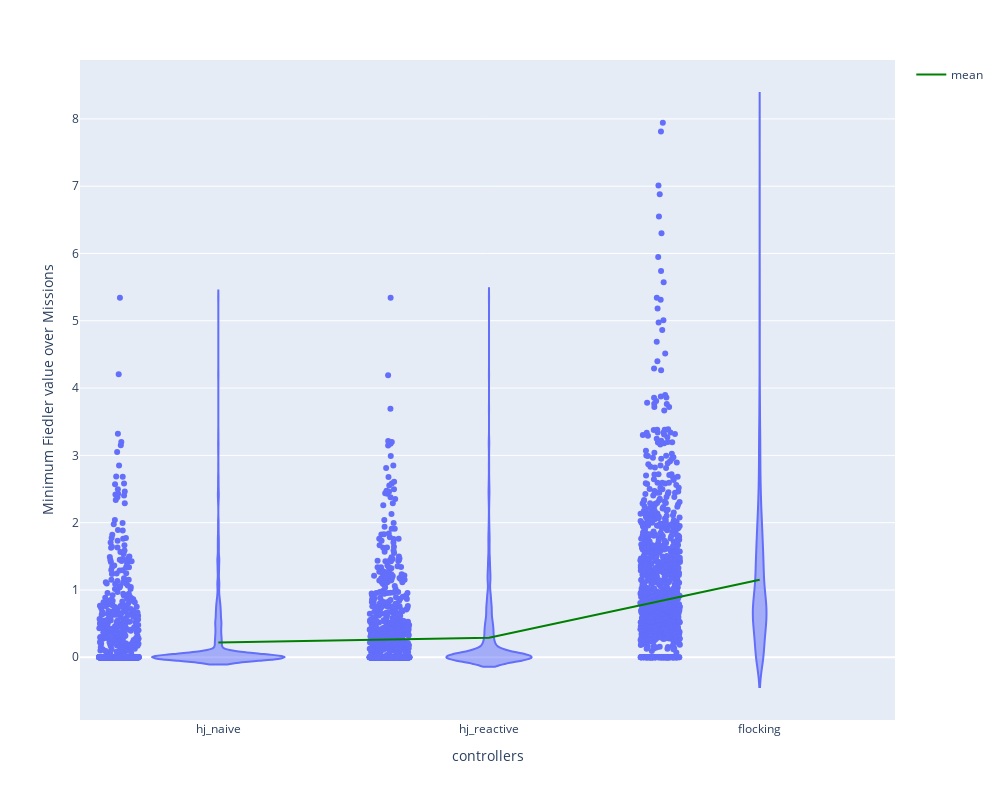

Notebook code for this chart:
### Code cell
fiedler_dict = {"hj_naive": np.abs(metrics_hj_naive["fiedler_min"]),
                      "hj_reactive": np.abs(metrics_hj_reactive["fiedler_min"]),
                      "flocking": np.abs(metrics_hj_flocking["fiedler_min"])}
beta_index_avg_df = pd.DataFrame(fiedler_dict)
fig_beta = px.violin(beta_index_avg_df, points="all")
mean_trace = go.Scatter(
    x=beta_index_avg_df.columns,
    y=beta_index_avg_df.mean(),
    mode='lines',
    line=dict(color='green', width=2),
    showlegend=True,
    name="mean"
)
fig_beta.add_trace(mean_trace)
#Add custom x and y labels
fig_beta.update_layout(
    xaxis_title="controllers",
    yaxis_title="Minimum Fiedler value over Missions",
    height=800,
    width=1000
)
# fig_beta.update_layout(
#     xaxis_title="controllers",
#     yaxis_title="Minimum Fiedler value over Missions",
#     height=800,
#     width=1000,
#     yaxis=dict(
#         type='log',
#         #dtick=0.2,
#         tickvals=[1,2],
#         ticktext=['0','1' ],
#         range=[0,2]
#         # showexponent='none'
#     )
# )
fig_beta.show()

### Figure 1 — Plotly figure (JSON) as saved in the notebook; plotly's stock layout.template omitted (floating-point values rounded to 4 significant figures; data arrays with more than 128 entries replaced by an {"elided": "..."} marker saying what was removed)
{"data": [{"alignmentgroup": "True", "box": {"visible": false}, "hovertemplate": "variable=%{x}<br>value=%{y}<extra></extra>", "legendgroup": "", "marker": {"color": "#636efa"}, "name": "", "offsetgroup": "", "orientation": "v", "points": "all", "scalegroup": "True", "showlegend": false, "type": "violin", "x": {"elided": "3042 str values"}, "x0": " ", "xaxis": "x", "y": {"elided": "3042 float values"}, "y0": " ", "yaxis": "y"}, {"line": {"color": "green", "width": 2}, "mode": "lines", "name": "mean", "showlegend": true, "type": "scatter", "x": ["hj_naive", "hj_reactive", "flocking"], "y": [0.219, 0.2897, 1.15]}], "layout": {"height": 800, "legend": {"tracegroupgap": 0}, "margin": {"t": 60}, "violinmode": "group", "width": 1000, "xaxis": {"anchor": "y", "domain": [0, 1], "title": {"text": "controllers"}}, "yaxis": {"anchor": "x", "domain": [0, 1], "title": {"text": "Minimum Fiedler value over Missions"}}}}
